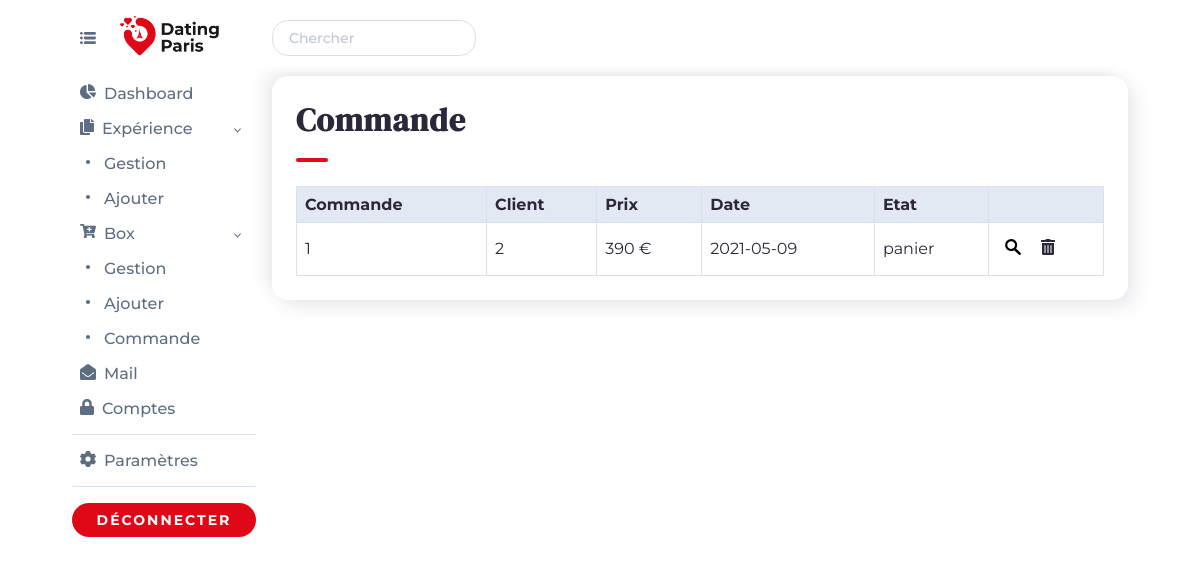
Before: /admin/commande.php (signed in) with the older database file.
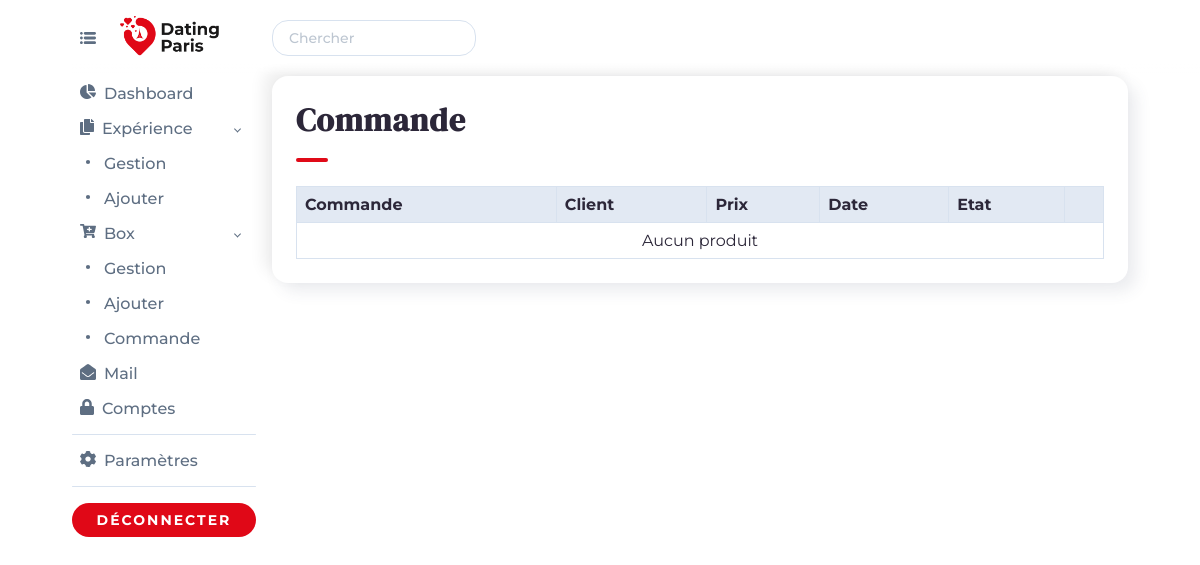
After: the same page with the newer database file.
### tables this page shows
CREATE TABLE `commande` (
  `id_commande` int(11) NOT NULL,
  `membre_id` int(11) NOT NULL,
  `prix_total` float NOT NULL,
  `date` date NOT NULL,
  `etat` varchar(255) NOT NULL
);

### admin/commande.php (the view, shortened to what this page needs)
<?php
require_once("../include/init.php");
$pdo_statement = $pdo_object->prepare("SELECT * FROM commande");
$pdo_statement->execute();
require_once("../include/header-admin.php");
?>
                <div class="block_admin_davy">
                    <h1 class="h1_moyen_davy">Commande</h1>
                    <hr>
                    <div class="table_responsive_davy">
                        <table>
                            <thead>
                                <tr>
                                    <th>Commande</th>
                                    <th>Client</th>
                                    <th>Prix</th>
                                    <th>Date</th>
                                    <th>Etat</th>
                                    <th></th>
                                </tr>
                            </thead>
                            <tbody>
                                <?php if ($pdo_statement->rowCount() > 0) : ?>
                                <?php while ($commande_array = $pdo_statement->fetch(PDO::FETCH_ASSOC)) : ?>
                                <tr>
                                    <td><?= $commande_array['id_commande'] ?></td>
                                    <td><?= $commande_array['membre_id'] ?></td>
                                    <td><?= $commande_array['prix_total'] ?> €</td>
                                    <td><?= $commande_array['date'] ?></td>
                                    <td><?= $commande_array['etat'] ?></td>
                                    <td>
                                        <a href="<?= URL ?>/admin/details-commande?id=<?= $commande_array['id_commande'] ?>" title="Voir">
                                        </a>
                                        <a href="<?= URL ?>/admin/commande?supprimer=<?= $commande_array['id_commande'] ?>" onclick="return(confirm('Souhaitez-vous supprimer ?'))" title="Supprimer">
                                        </a>
                                    </td>
                                </tr>
                                <?php endwhile; ?>
                                <?php else : ?>
                                <tr>
                                    <td colspan="7" class="text_center_davy">Aucun produit</td>
                                </tr>
                                <?php endif; ?>
                            </tbody>
                        </table>
                    </div>
                </div>
<?php
require_once("../include/footer-admin.php");
?>

### include/header-admin.php (shortened to what this page needs)
<!DOCTYPE html>
<html lang="fr">
    <head>
        <link rel="stylesheet" href="<?= URL ?>/include/css/style_nav_mobile.css">
        <link rel="stylesheet" href="<?= URL ?>/include/css/style_bootstrap-grid.min.css">
        <link rel="stylesheet" href="<?= URL ?>/include/css/style_bouton.css">
        <link rel="stylesheet" href="<?= URL ?>/include/css/style.css">
        <link rel="stylesheet" href="<?= URL ?>/include/css/style_admin.css">
    </head>
    <body class="body_admin_davy">
        <div class="container">
            <div class="header_sidebar_admin_davy py-3 fixed_top_davy">
                <a href="<?= URL ?>" title="Accueil" class="ms-3">
                    <img class="nav_icon_logo_admin_davy" src="<?= URL ?>/images/logo-dating-paris-min.png" alt="Logo">
                </a>
            </div>
            <div class="header_main_admin_davy py-3 fixed_top_davy">
                <form method="post" class="chercher_admin_davy">
                    <input type="text" id="chercher" name="chercher" placeholder="Chercher">
                </form>
            </div>
        </div>
        <div class="container">
            <div class="sidebar_admin_davy mt-5 pe-3 fixed_top_davy">
                <div class="block_accordion_davy">
                    <a href="<?= URL ?>/admin/dashboard" title="Dashboard">
                        <button class="accordion_davy"> <span class="lien_panel_davy">Dashboard</span></button>
                    </a>
                </div>
                <div class="block_accordion_davy">
                    <button class="accordion_davy fleche_accordion_davy"> <span class="lien_panel_davy">Expérience</span></button>
                </div>
                <div class="panel_davy">
                    <a href="<?= URL ?>/admin/gestion-experiences" title="Gestion expériences"><svg version="1.1" xmlns="http://www.w3.org/2000/svg" xmlns:xlink="http://www.w3.org/1999/xlink" x="0px" y="0px" viewBox="0 0 500 500" style="enable-background:new 0 0 500 500;" xml:space="preserve" class="icon_admin"><circle fill="currentColor" cx="250" cy="250" r="65"/></svg> <span class="lien_panel_davy">Gestion</span></a>
                    <a href="<?= URL ?>/admin/ajouter-experience" title="Ajouter expérience"><svg version="1.1" xmlns="http://www.w3.org/2000/svg" xmlns:xlink="http://www.w3.org/1999/xlink" x="0px" y="0px" viewBox="0 0 500 500" style="enable-background:new 0 0 500 500;" xml:space="preserve" class="icon_admin"><circle fill="currentColor" cx="250" cy="250" r="65"/></svg> <span class="lien_panel_davy">Ajouter</span></a>
                </div>
                <div class="block_accordion_davy">
                    <button class="accordion_davy fleche_accordion_davy"> <span class="lien_panel_davy">Box</span></button>
                </div>
                <div class="panel_davy">
                    <a href="<?= URL ?>/admin/gestion-box" title="Gestion Box"><svg version="1.1" xmlns="http://www.w3.org/2000/svg" xmlns:xlink="http://www.w3.org/1999/xlink" x="0px" y="0px" viewBox="0 0 500 500" style="enable-background:new 0 0 500 500;" xml:space="preserve" class="icon_admin"><circle fill="currentColor" cx="250" cy="250" r="65"/></svg> <span class="lien_panel_davy">Gestion</span></a>
                    <a href="<?= URL ?>/admin/ajouter-box" title="Ajouter Box"><svg version="1.1" xmlns="http://www.w3.org/2000/svg" xmlns:xlink="http://www.w3.org/1999/xlink" x="0px" y="0px" viewBox="0 0 500 500" style="enable-background:new 0 0 500 500;" xml:space="preserve" class="icon_admin"><circle fill="currentColor" cx="250" cy="250" r="65"/></svg> <span class="lien_panel_davy">Ajouter</span></a>
                    <a href="<?= URL ?>/admin/commande" title="Commande"><svg version="1.1" xmlns="http://www.w3.org/2000/svg" xmlns:xlink="http://www.w3.org/1999/xlink" x="0px" y="0px" viewBox="0 0 500 500" style="enable-background:new 0 0 500 500;" xml:space="preserve" class="icon_admin"><circle fill="currentColor" cx="250" cy="250" r="65"/></svg> <span class="lien_panel_davy">Commande</span></a>
                </div>
                <div class="block_accordion_davy">
                    <a href="<?= URL ?>/admin/mail" title="Mail">
                        <button class="accordion_davy"> <span class="lien_panel_davy">Mail</span></button>
                    </a>
                </div>
                <div class="block_accordion_davy">
                    <a href="<?= URL ?>/admin/gestion-comptes" title="Comptes">
                        <button class="accordion_davy"> <span class="lien_panel_davy">Comptes</span></button>
                    </a>
                </div>
                <hr class="hr_admin_davy">
                <div class="block_accordion_davy">
                    <button class="accordion_davy"> <span class="lien_panel_davy">Paramètres</span></button>
                </div>
                <hr class="hr_admin_davy">
                <form method="post" id="bouton_deconnecter_davy">
                    <a aria-label="Quitter" class="bouton_anim_davy bouton_envoyer block_center_davy width_full_davy" data-text="Déconnecter" title="Déconnecter">
                        <input type="submit" id="deconnexion" name="deconnexion" value="Déconnecter" class="bouton_submit">
                    </a>
                </form>
            </div>
            <div class="main_admin_davy">

### include/footer-admin.php (shortened to what this page needs)
            </div>
        </div>
        <footer>
            <div style="height: 128px;"></div>
        </footer>
    </body>
</html>

### include/css/style_bouton.css (style rules this page uses)
.bouton_anim_davy { color: white; background: #E00817; display: inline-block; position: relative; text-align: center; text-decoration: none; width: 250px; font-size: 14px; font-weight: 700; padding: 8px 0px; border-radius: 32px; }
.bouton_anim_davy:before { content: attr(data-text); text-transform: uppercase; position: absolute; transform: translate(0px, 0px); left: 0; width: 100%; font-size: 14px; letter-spacing: 2px; opacity: 1; transition: 0.25s cubic-bezier(0.5, -1, 0.5, 2); }
.bouton_envoyer { position: relative; }
.bouton_submit { cursor: pointer; color: rgba(0, 0, 0, 0); background: rgba(0, 0, 0, 0); position: absolute; border: none; top: 0; left: 0; height: 100%; width: 100%; }

### include/css/style.css (style rules this page uses)
* { box-sizing: border-box; font-family: 'Montserrat', sans-serif; }
html { scroll-behavior: smooth; }
body { color: #2c2739; margin: 0; }
h1, h2 { font-family: 'DM Serif Display', serif; font-size: 48px; font-weight: 900; letter-spacing: 1px; line-height: 1.3em; margin: 0; }
.h1_moyen_davy, .h2_moyen_davy { font-size: 32px; font-weight: 700; }
p, a { font-size: 16px; }
a { color: #2c2739; text-decoration: none; cursor: pointer; font-weight: 700; }
input, textarea, select { color: #2c2739; border: 1px solid #d8e2ef; font-size: 14px; font-weight: 500; padding: 8px 16px; border-radius: 16px; }
input::placeholder, textarea::placeholder { color: #bdc6d1; font-weight: 500; }
input[type=submit] { cursor: pointer; }
hr { background: #E00A18; border: 0; height: 4px; width: 32px; margin: 16px 0px 24px 0px; border-radius: 32px; }
.hr_admin_davy { background: #d8e2ef; border: 0; height: 1px; width: 100%; margin: 8px 0px; border-radius: 32px; }
table { border-collapse: collapse; width: 100%; }
td, th { border: 1px solid #d8e2ef; text-align: left; padding: 8px; }
th { background-color: #e2e9f3; }
.table_responsive_davy { width: 100%; overflow-x: auto; }
.text_center_davy { text-align: center; }
.width_full_davy { width: 100%; }
.block_center_davy { display: block; margin: 16px auto 24px auto; }
.fixed_top_davy { position: fixed; top: 0; }
.container { width: 90%; }

### include/css/style_admin.css (style rules this page uses)
.block_admin_davy { background: #ffffff; padding: 24px; border-radius: 16px; box-shadow: 8px 8px 16px rgba(59, 65, 94, 0.1), -8px -8px 16px rgba(0, 0, 0, 0.07); }
.nav_icon_logo_admin_davy { height: 40px; }
.sidebar_admin_davy, .header_sidebar_admin_davy { width: 200px; height: 100vh; overflow: auto; }
.main_admin_davy, .header_main_admin_davy { width: calc(100% - 200px); margin-left: 200px; }
.sidebar_admin_davy, .main_admin_davy { margin-top: 76px; }
.header_sidebar_admin_davy, .header_main_admin_davy { display: flex; align-content: center; align-items: center; background: linear-gradient(white, white, white, white, white, rgba(255, 255, 255, 0)); height: 76px; }
.icon_admin { max-width: 16px; max-height: 16px; margin: 0px 8px; }
.accordion_davy, .panel_davy a { cursor: pointer; color: #5e6e82; background: none; border: none; outline: none; text-align: left; display: flex; align-content: center; padding: 8px 0px; width: 100%; transition: 0.4s; font-weight: 500; font-size: 16px; }
.block_accordion_davy { display: block; position: relative; }
.fleche_accordion_davy:after { content: ''; display: block; position: absolute; border-right: 1px solid #5e6e82; border-bottom: 1px solid #5e6e82; transform: translateY(-50%) rotate(45deg); transition: all 0.2s ease-in-out; top: 50%; right: 16px; height: 4px; width: 4px; }
.bouton_menu_davy { cursor: pointer; color: #5e6e82; width: 16px; height: 16px; margin: 0px 8px; }
.icon_gestion_admin { max-width: 16px; max-height: 16px; margin: 8px; }

Changed rows visible on the page:
removed commande: id_commande "1", membre "2", prix_total "390", date "2021-05-09", etat "panier"
Other visible differences:
text now shown: "Aucun produit"
